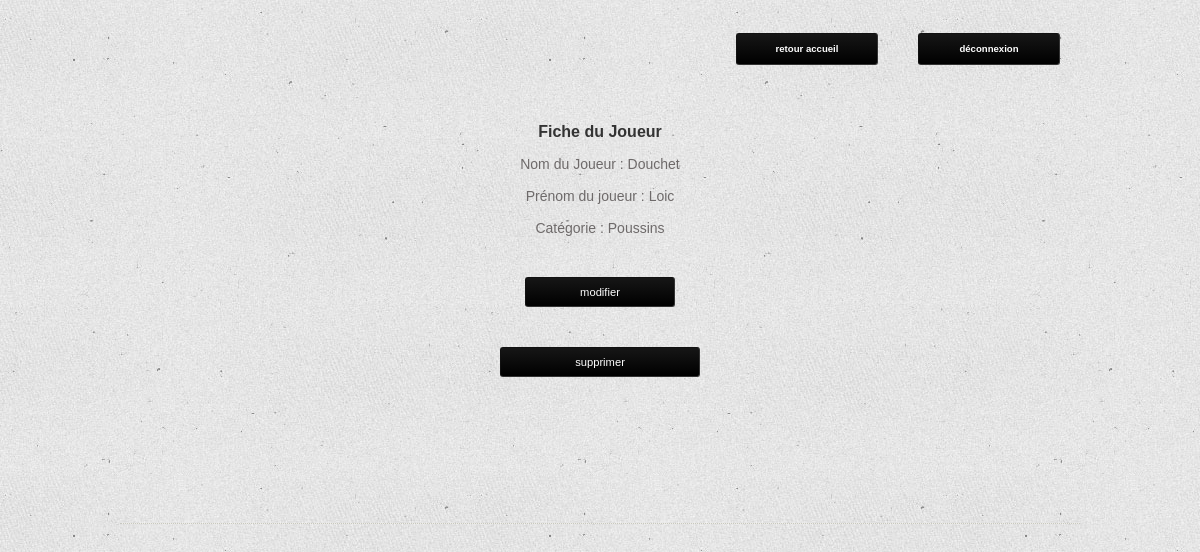
/index.php?uc=GestionAdmin&idjoueur=20&action=FicheJoueur (signed in), run on the app's committed database.
### tables this page shows
CREATE TABLE IF NOT EXISTS `joueurs` (
  `idj` int(11) NOT NULL AUTO_INCREMENT,
  `nom` varchar(50) NOT NULL,
  `prenom` varchar(50) NOT NULL,
  `idc` int(11) NOT NULL,
  `idcat` int(11) NOT NULL,
  PRIMARY KEY (`idj`),
  KEY `idc` (`idc`),
  KEY `idcat` (`idcat`)
);

### util/class.pdofff.inc.php (called while the page is built, shortened)
<?php
class Pdofff
{
    private static $serveur='mysql:host=localhost';
    private static $bdd='dbname=ggiroud-ppe1';
    private static $user='root' ;
    private static $mdp='' ;
    private static $monPdo;
    private static $monPdofff = null;
    private function __construct()
    {
        Pdofff::$monPdo = new PDO(Pdofff::$serveur.';'.Pdofff::$bdd, Pdofff::$user, Pdofff::$mdp);
        Pdofff::$monPdo->query("SET CHARACTER SET utf8");
    }
    public  static function getPdofff()
    {
        if(Pdofff::$monPdofff == null)
        {
            Pdofff::$monPdofff= new Pdofff();
        }
        return Pdofff::$monPdofff;
    }
    public function InfoJoueur($idj)
    {
        $req = "select * from joueurs where idj='".$idj."'";
        $res = Pdofff::$monPdo->query($req);
        $LeJoueur = $res->fetchAll();
        return $LeJoueur;
    }
}

### vues/v_joueurfiche.php (the view, shortened to what this page needs)
<?php
foreach( $LeJoueur as $unJoueur)
{
    $idj = $unJoueur['idj'];
    $nom = $unJoueur['nom'];
    $prenom = $unJoueur['prenom'];
    $idcat = $unJoueur['idcat'];
    ?>
    <h2>Fiche du Joueur</h2>
    <?php
    echo "<p>Nom du Joueur : " . $nom."</p>";
    echo "<p>Prénom du joueur : " . $prenom."</p>";
    if ($idcat == 1)
    {
        echo "<p>Catégorie : Seniors</p>";
    }if ($idcat == 2) {
        echo "<p>Catégorie : - 18 ans</p>";
    }if ($idcat == 3) {
        echo "<p>Catégorie : Juniors</p>";
    }if ($idcat == 4) {
        echo "<p>Catégorie : Vétérans</p>";
    }if ($idcat == 5) {
        echo "<p>Catégorie : Poussins</p>";
    }
    echo "<a href=index.php?uc=GestionAdmin&action=ModifierJoueur&idjoueur=$idj> <input type='submit' id='trigger' value='Modifier' width: 200px'/></a>";
        echo "<a href=index.php?uc=GestionAdmin&action=SupprimerJoueur&idj=$idj onclick=\"return confirm('Voulez-vous vraiment supprimer ce joueur?');\"> <input type='button' id='trigger' value='Supprimer' style='width: 200px' /></a>";
}
?>

### util/style.css (style rules this page uses)
body { background-color:#efede5; color:#6e6a6a; text-align:center; font-family: Arial, Helvetica, sans-serif; line-height: 18px; font-size:14px; margin-left: 0px; margin-top: 0px; margin-right: 0px; margin-bottom: 0px; background-image: url(../images/bg.jpg); background-repeat: #; }
h2 { font-family: Arial, Helvetica, sans-serif; font-size:16px; color:#333333; }
a { text-decoration:none; color:#FF0000; }
#trigger { background: #000000; background: -moz-linear-gradient(top, #161616 0%, #000000 100%); background: -webkit-linear-gradient(top, #161616 0%,#000000 100%); border-left:1px solid #111; border-top:1px solid #111; border-right:1px solid #333; border-bottom:1px solid #333; font-family: Verdana, Geneva, sans-serif; font-size: 0.8em; text-decoration: none; text-transform: lowercase; text-align: center; color: #fff; padding: 0px; border-radius: 3px; display: block; margin: 0 auto; height: 30px; margin-top: 40px; width: 150px; }

### data on the page
joueurs: nom "Douchet", prenom "Loic", shows "Catégorie : Poussins"
